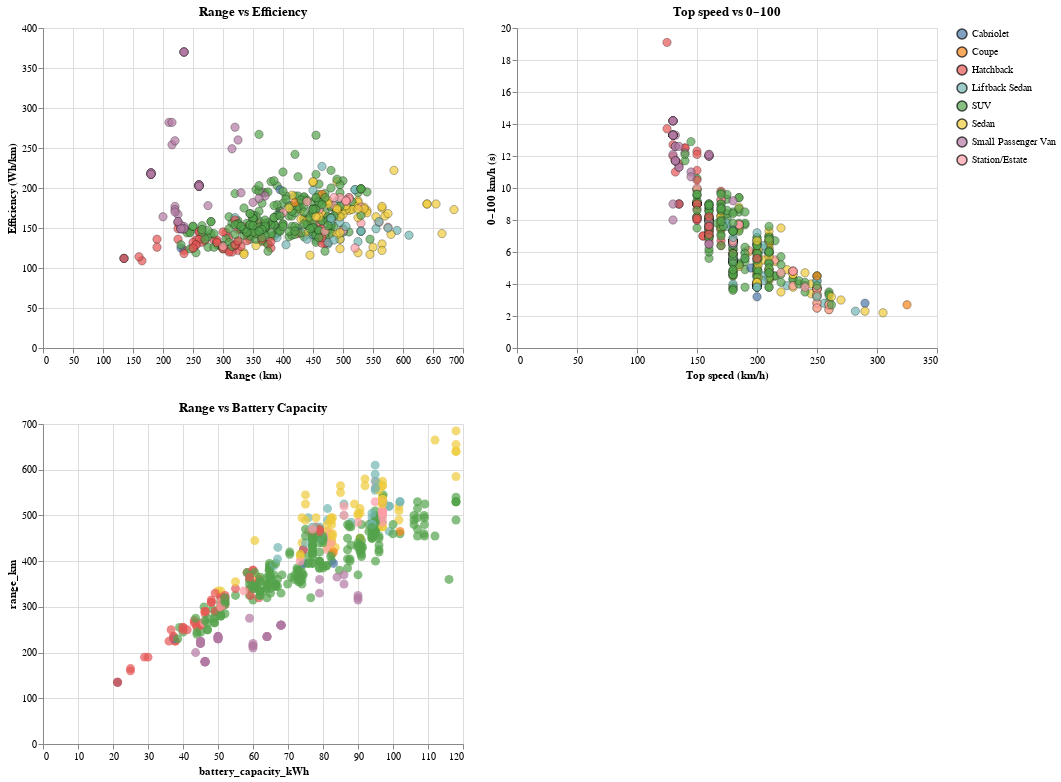

This figure's notebook cell:
### Markdown cell above
### How do efficiency, range, performance, and battery capacity vary across different electric vehicles (EVs)?

### Code cell
import altair as alt
import pandas as pd

for c in ['brand','car_body_type','drivetrain']:
    if c in df.columns:
        df[c] = df[c].fillna('Unknown')

alt.data_transformers.disable_max_rows()

brush = alt.selection_interval()

left = (
    alt.Chart(df)
      .mark_circle(size=70, stroke='black', strokeWidth=0.4)
      .encode(
          x=alt.X('range_km:Q', title='Range (km)'),
          y=alt.Y('efficiency_wh_per_km:Q', title='Efficiency (Wh/km)'),
          color=alt.condition(brush, 'car_body_type:N', alt.value('#d3d3d3')),
          tooltip=[
              'brand:N','model:N','car_body_type:N','drivetrain:N',
              'range_km:Q','efficiency_wh_per_km:Q','battery_capacity_kWh:Q'
          ]
      )
      .add_params(brush)
      .properties(width=420, height=320, title='Range vs Efficiency')
)

right = (
    alt.Chart(df)
      .mark_circle(size=70, stroke='black', strokeWidth=0.4)
      .encode(
          x=alt.X('top_speed_kmh:Q', title='Top speed (km/h)'),
          y=alt.Y('acceleration_0_100_s:Q', title='0–100 km/h (s)'),
          color='car_body_type:N',
          tooltip=[
              'brand:N','model:N','car_body_type:N','drivetrain:N',
              'top_speed_kmh:Q','acceleration_0_100_s:Q'
          ]
      )
      .transform_filter(brush)
      .properties(width=420, height=320, title='Top speed vs 0–100')
)
bar = (
   alt.Chart(df).mark_circle(size=80).encode(
    x='battery_capacity_kWh:Q',
    y='range_km:Q',
    color='car_body_type:N',
    tooltip=['brand','model','battery_capacity_kWh','range_km']
).transform_filter(brush)

).properties(width = 420, height = 320, title = 'Range vs Battery Capacity')

# Layout
((left | right) & bar).configure_legend(title=None)

### Figure 1 — Vega-Lite specification as saved in the notebook (floating-point values rounded to 4 significant figures; data arrays with more than 128 entries replaced by an {"elided": "..."} marker saying what was removed)
{"config": {"view": {"continuousWidth": 300, "continuousHeight": 300}, "legend": {"title": null}}, "vconcat": [{"hconcat": [{"mark": {"type": "circle", "size": 70, "stroke": "black", "strokeWidth": 0.4}, "encoding": {"color": {"condition": {"param": "param_56", "field": "car_body_type", "type": "nominal"}, "value": "#d3d3d3"}, "tooltip": [{"field": "brand", "type": "nominal"}, {"field": "model", "type": "nominal"}, {"field": "car_body_type", "type": "nominal"}, {"field": "drivetrain", "type": "nominal"}, {"field": "range_km", "type": "quantitative"}, {"field": "efficiency_wh_per_km", "type": "quantitative"}, {"field": "battery_capacity_kWh", "type": "quantitative"}], "x": {"field": "range_km", "title": "Range (km)", "type": "quantitative"}, "y": {"field": "efficiency_wh_per_km", "title": "Efficiency (Wh/km)", "type": "quantitative"}}, "height": 320, "name": "view_56", "title": "Range vs Efficiency", "width": 420}, {"mark": {"type": "circle", "size": 70, "stroke": "black", "strokeWidth": 0.4}, "encoding": {"color": {"field": "car_body_type", "type": "nominal"}, "tooltip": [{"field": "brand", "type": "nominal"}, {"field": "model", "type": "nominal"}, {"field": "car_body_type", "type": "nominal"}, {"field": "drivetrain", "type": "nominal"}, {"field": "top_speed_kmh", "type": "quantitative"}, {"field": "acceleration_0_100_s", "type": "quantitative"}], "x": {"field": "top_speed_kmh", "title": "Top speed (km/h)", "type": "quantitative"}, "y": {"field": "acceleration_0_100_s", "title": "0–100 km/h (s)", "type": "quantitative"}}, "height": 320, "title": "Top speed vs 0–100", "transform": [{"filter": {"param": "param_56"}}], "width": 420}]}, {"mark": {"type": "circle", "size": 80}, "encoding": {"color": {"field": "car_body_type", "type": "nominal"}, "tooltip": [{"field": "brand", "type": "nominal"}, {"field": "model", "type": "nominal"}, {"field": "battery_capacity_kWh", "type": "quantitative"}, {"field": "range_km", "type": "quantitative"}], "x": {"field": "battery_capacity_kWh", "type": "quantitative"}, "y": {"field": "range_km", "type": "quantitative"}}, "height": 320, "title": "Range vs Battery Capacity", "transform": [{"filter": {"param": "param_56"}}], "width": 420}], "data": {"name": "data-a6996523ec400329b91aee5b2c7c6a0f"}, "params": [{"name": "param_56", "select": {"type": "interval"}, "views": ["view_56"]}], "$schema": "https://vega.github.io/schema/vega-lite/v5.8.0.json", "datasets": {"data-a6996523ec400329b91aee5b2c7c6a0f": {"elided": "478 records"}}}
